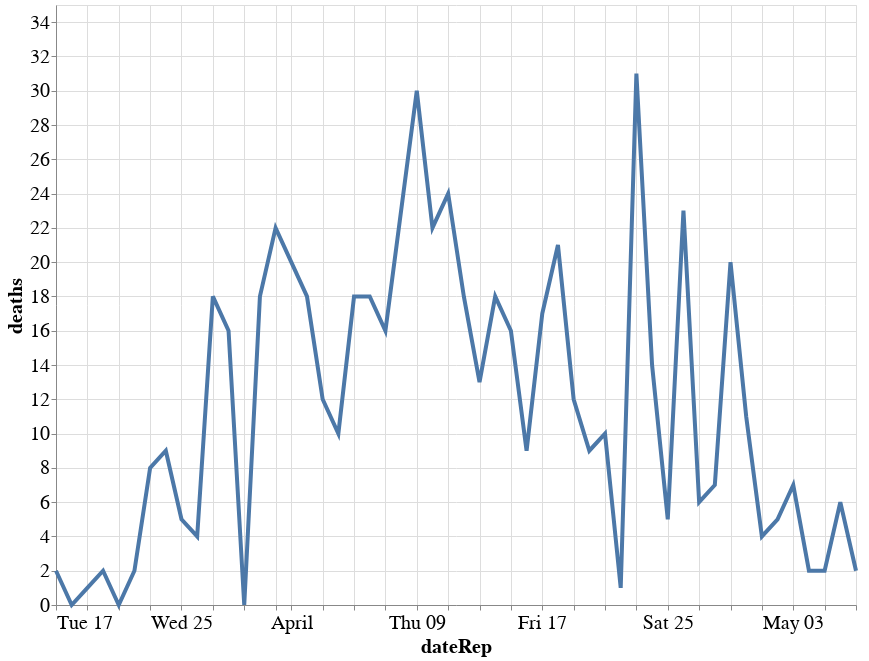

Notebook code cell kept with this figure:
### Code cell
alt.Chart(country_df).mark_line().encode(
    x='dateRep:T',
    y='deaths',
    tooltip = ['dateRep', 'TotalCases', 'TotalDeaths', 'cases', 'deaths']
).properties(
    height=600,
    width=800
).transform_filter(
    (datum.TotalCases > 1000)
)

### Figure 1 — Vega-Lite specification as saved in the notebook (floating-point values rounded to 4 significant figures; data arrays with more than 128 entries replaced by an {"elided": "..."} marker saying what was removed)
{"width": 800, "height": 600, "config": {"line": {"strokeWidth": 4}, "style": {"bar": {"size": 20}}, "legend": {"symbolSize": 100, "titleFontSize": 20, "labelFontSize": 20}, "axis": {"titleFontSize": 20, "labelFontSize": 20}}, "data": {"name": "data-0992baf435c011e4e4b2572d6478d555"}, "mark": "line", "encoding": {"tooltip": [{"type": "temporal", "field": "dateRep"}, {"type": "quantitative", "field": "TotalCases"}, {"type": "quantitative", "field": "TotalDeaths"}, {"type": "quantitative", "field": "cases"}, {"type": "quantitative", "field": "deaths"}], "x": {"type": "temporal", "field": "dateRep"}, "y": {"type": "quantitative", "field": "deaths"}}, "transform": [{"filter": "(datum.TotalCases > 1000)"}], "$schema": "https://vega.github.io/schema/vega-lite/v4.8.1.json", "datasets": {"data-0992baf435c011e4e4b2572d6478d555": {"elided": "129 records"}}}
